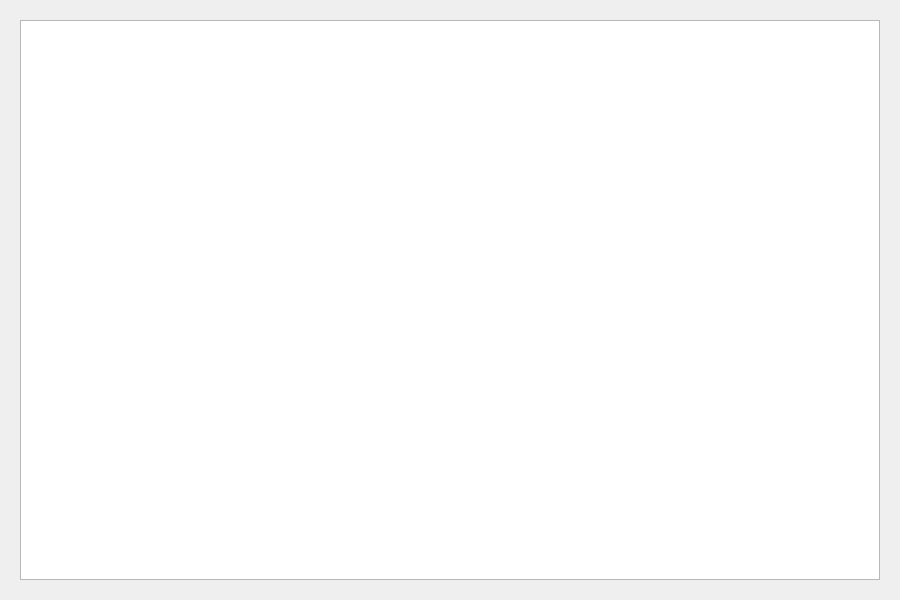
<?xml version="1.0" encoding="UTF-8"?>
<ui version="4.0">
 <class>Form</class>
 <widget class="QWidget" name="Form">
  <property name="geometry">
   <rect>
    <x>0</x>
    <y>0</y>
    <width>900</width>
    <height>600</height>
   </rect>
  </property>
  <property name="windowTitle">
   <string>Form</string>
  </property>
  <layout class="QVBoxLayout" name="verticalLayout">
   <item>
    <widget class="QFrame" name="frame">
     <property name="frameShape">
      <enum>QFrame::NoFrame</enum>
     </property>
     <property name="frameShadow">
      <enum>QFrame::Raised</enum>
     </property>
     <layout class="QVBoxLayout" name="verticalLayout_2">
      <item>
       <widget class="QPlainTextEdit" name="plainTextEdit">
        <property name="documentTitle">
         <string>Progress Logs</string>
        </property>
        <property name="readOnly">
         <bool>true</bool>
        </property>
       </widget>
      </item>
     </layout>
    </widget>
   </item>
  </layout>
 </widget>
 <resources/>
 <connections/>
</ui>
